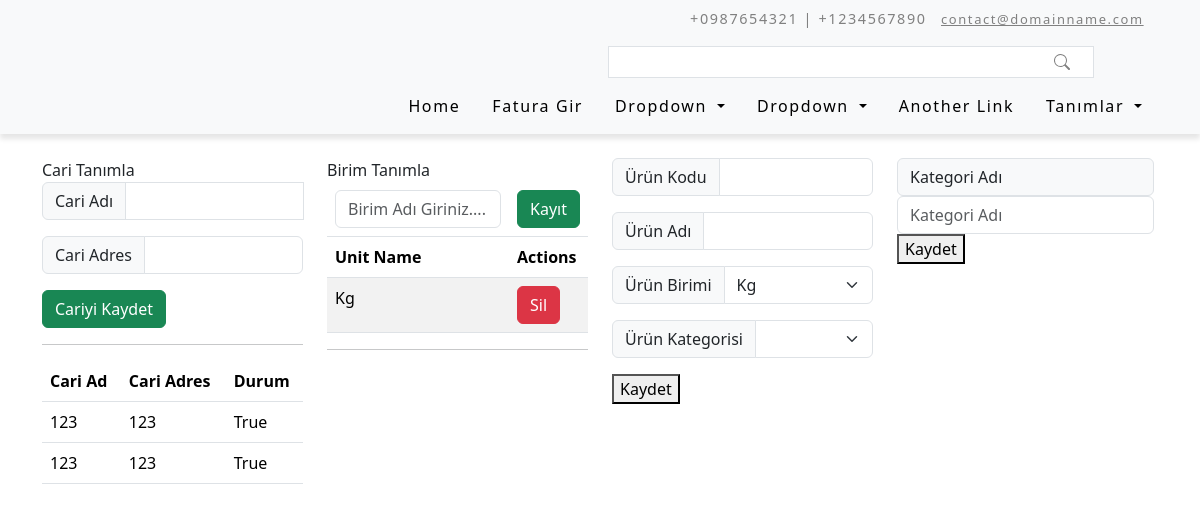
The app's page /, older data.
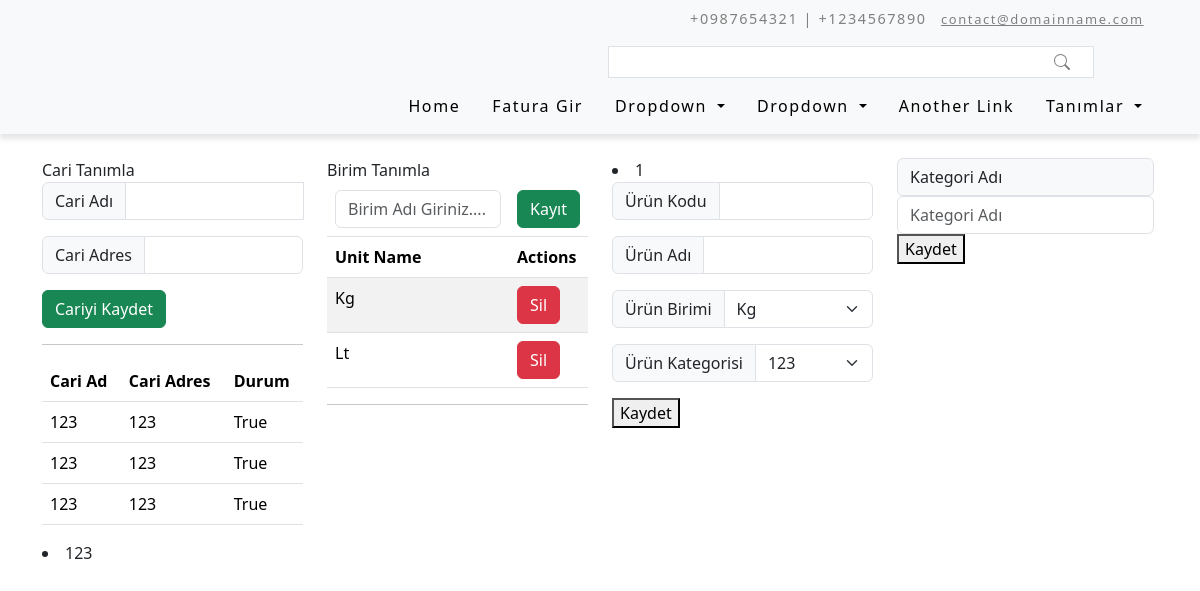
The same page, newer data.
### stock/models.py (models this page shows, shortened)
class Seller(models.Model):
    name = models.CharField(max_length=255)
    address = models.CharField(max_length=255)
    receivable = models.DecimalField(max_digits=10, decimal_places=2,null=True,blank=True)
    debt = models.DecimalField(max_digits=10, decimal_places=2,null=True,blank=True)
    status = models.BooleanField(default=True)

class Unit(models.Model):
    unit_name = models.CharField(max_length=10)

class Product(models.Model):
    code = models.IntegerField()
    name = models.CharField(max_length=255)
    unit = models.ForeignKey(Unit,on_delete=models.DO_NOTHING)  # max_length biraz artırıldı
    category = models.ForeignKey(Category, on_delete=models.CASCADE)

class Category(models.Model):
    name = models.CharField(max_length=255)

### stock/views.py (the view)
# urls.py: path("", views.create_page,name="tanimlar"),
def create_page(request):
    products = Product.objects.all()
    unit_form = UnitForm()
    category_form = CategoryForm()
    seller_form = SellerForm()
    units = Unit.objects.all()
    sellers = Seller.objects.all()
    categories = Category.objects.all()
    product_form = ProductForm()
    existing_seller_names = [seller.name for seller in sellers]
    existing_category_names = [category.name for category in categories]
    context = {
        'products':products,
        'existing_category_names':existing_category_names,
        'categories':categories,
        'product_form':product_form,
        'category_form':category_form,
        'sellers': sellers,
        'seller_form': seller_form,
        'units': units,
        'unit_form': unit_form,
        'existing_seller_names': existing_seller_names,
    }
    return render(request, 'create_page.html', context)

### stock/forms.py
class ProductForm(forms.ModelForm):
    class Meta:
        model = Product
        fields = ['code', 'name', 'unit', 'category']

class CategoryForm(forms.ModelForm):
    class Meta:
        model = Category
        fields = ['name']

### stock/templates/create_page.html (shortened to what this page needs)
{% extends "base.html" %}
{% block content %}
<div class="container">
    <div class="row">
    <div class="col-lg-3">
        <label for="">Cari Tanımla</label>
        <form action="{% url "cari_olustur" %}" method="POST">
                <div class="input-group mb-3">
                    <span class="input-group-text" id="basic-addon1">Cari Adı</span>
                    <input type="text" name="seller_name" class="form-control">
            </div>
            <div class="input-group mb-3">
                <span class="input-group-text" id="basic-addon1">Cari Adres</span>
                <input type="text" name="seller_name" class="form-control">
        </div>
          <button type="submit" class="btn btn-success">Cariyi Kaydet</button>
        </form>
        <hr>
        <table class="table">
            <thead>
              <tr>
                <th scope="col">Cari Ad</th>
                <th scope="col">Cari Adres</th>
                <th scope="col">Durum</th>
              </tr>
            </thead>
            <tbody>
                {% for seller in sellers  %}
              <tr>
                <td>{{seller.name}}</td>
                <td>{{seller.address}}</td>
                <td>{{seller.status}}</td>
              </tr>
              {% endfor %}
            </tbody>
          </table>
    </div>
    <div class="col-lg-3">
        <label for="">Birim Tanımla</label>
        <table class="table table-striped">
            <thead>
                <tr>
                    <th>
                        <form action="{% url "birim_olustur" %}" method = "POST">
                        <div class="input-group">
                            <input type="text" name="unit_name" class="form-control" placeholder="Birim Adı Giriniz...." aria-label="Username" aria-describedby="basic-addon1">
                          </div>
                    </th>
                    <th>
                        <button type="submit" class="btn btn-success">Kayıt</button>
                    </th>
                </tr>
            </thead>
            <thead>
                <tr>
                    <th>Unit Name</th>
                    <th>Actions</th>
                </tr>
            </thead>
            <tbody>
                {% for unit in units %}
                <tr>
                    <td>{{ unit.unit_name }}</td>
                    <td>
                        <form action="{% url 'birim_sil' unit.id %}" method="POST" style="display:inline;">
                            <button type="submit" class="btn btn-danger">Sil</button>
                        </form>
                    </td>
                </tr>
                {% endfor %}
            </tbody>
        </table>
        <hr>
    </div>
    <div class="col-lg-3">
        {% for product in products  %}
        <li>
            {{product.id}}
        </li>
        {% endfor %}
        <form action="{% url "urun_olustur" %}" method="POST">
        <div class="input-group mb-3">
            <span class="input-group-text" id="basic-addon1">Ürün Kodu</span>
            <input type="text" name="product_code" class="form-control" aria-label="Username" aria-describedby="basic-addon1">
          </div>
          <div class="input-group mb-3">
            <span class="input-group-text" id="basic-addon1">Ürün Adı</span>
            <input type="text" name="product_name" class="form-control" aria-label="Username" aria-describedby="basic-addon1">
          </div>
          <div class="input-group mb-3">
            <span class="input-group-text" id="basic-addon1">Ürün Birimi</span>
            <select name="product_unit" class="form-select" aria-label="Default select example">
                {% for unit in units  %}
                <option value="{{unit.id}}">{{unit.unit_name}}</option>
                {% endfor %}
              </select>
          </div>
          <div class="input-group mb-3">
            <span class="input-group-text" id="basic-addon1">Ürün Kategorisi</span>
            <select name="product_category" class="form-select" aria-label="Default select example">
                {% for category in categories  %}
                <option value="{{category.id}}">{{category.name}}</option>
                {% endfor %}
              </select>
          </div>
          <button type="submit">Kaydet</button>
    </div>
    <div class="col-lg-3">
        <div class="input-group mb-3">
            <form action="{% url "kategori_olustur" %}" method="POST">
            <span class="input-group-text" id="basic-addon1">Kategori Adı</span>
            <input type="text" class="form-control" name="category_name" placeholder="Kategori Adı" aria-label="Username" aria-describedby="basic-addon1">
          <button type="submit">Kaydet</button>
          </div>
    </div>
    {% for category in categories  %}
    <li>
        {{category.name}}
    </li>
    {% endfor %}
</div>
</div>
{% endblock content %}

### stock/templates/base.html (shortened to what this page needs)
<!doctype html>
<html lang="en">
  <head>
    <link href="https://cdn.jsdelivr.net/npm/bootstrap@5.3.3/dist/css/bootstrap.min.css" rel="stylesheet">
    <link href="https://cdn.jsdelivr.net/npm/select2@4.1.0-rc.0/dist/css/select2.min.css" rel="stylesheet" />
    <link href="https://cdn.jsdelivr.net/npm/select2@4.1.0-beta.1/dist/css/select2.min.css" rel="stylesheet" />
  </head>
  <body>
    {% include "_navbar.html" %}
    {% block content %}
    {% endblock content %}
  </body>
</html>

### stock/templates/_navbar.html (shortened to what this page needs)
<nav class="navbar navbar-expand-md bg-body-tertiary mb-4">
    <div class="container-xl">
      <div class="collapse navbar-collapse" id="navbarSupportedContent">
        <ul class="navbar-nav ms-auto mb-2 mb-lg-0">
          <li class="nav-item">
            <a class="nav-link active" aria-current="page" href="#">Home</a>
          </li>
          <li class="nav-item">
            <a class="nav-link" href="{% url "fatura_olustur" %}">Fatura Gir</a>
          </li>
          <li class="nav-item dropdown">
            <a class="nav-link dropdown-toggle" href="#" role="button" data-bs-toggle="dropdown" aria-expanded="false">
              Dropdown
            </a>
          </li>
          <li class="nav-item dropdown">
            <a class="nav-link dropdown-toggle" href="#" role="button" data-bs-toggle="dropdown" aria-expanded="false">
              Dropdown
            </a>
          </li>
          <li class="nav-item">
            <a class="nav-link">Another Link</a>
          </li>
          <li class="nav-item dropdown">
            <a class="nav-link dropdown-toggle" href="#" role="button" data-bs-toggle="dropdown" aria-expanded="false">
              Tanımlar
            </a>
          </li>
        </ul>
        <div class="search-and-icons">
          <form class="d-flex mb-2 me-2" role="search">
            <input class="form-control me-2" type="search" aria-label="Search">
          </form>
        </div>
        <div class="contact-info d-md-flex">
          <p>+0987654321 | +1234567890 </p>
          <p><a href="mailto:">contact@domainname.com</a></p>
        </div>
      </div>
    </div>
  </nav>

### stock/templates/base.html (style rules this page uses)
.navbar { box-shadow: 0 5px 5px rgba(0, 0, 0, 0.1); }
.navbar .navbar-nav .nav-link { color: #000; }
@media screen and (min-width: 1024px) { .navbar { letter-spacing: 0.1em; } }
@media screen and (min-width: 1024px) { .navbar .navbar-nav .nav-link { padding: 0.5em 1em; } }
@media screen and (min-width: 1024px) { .search-and-icons { width: 50%; } }
@media screen and (min-width: 1024px) { .search-and-icons form { flex: 1; } }
@media screen and (min-width: 768px) { .navbar .navbar-collapse { display: flex; flex-direction: column-reverse; align-items: flex-end; } }
@media screen and (min-width: 768px) { .search-and-icons { display: flex; align-items: center; } }
.search-and-icons form input { border-radius: 0; height: 2em; }
.contact-info p, .contact-info a { font-size: 0.9em; padding-right: 1em; color: grey; }
.contact-info a { padding-right: 0; }

Row changes from the older to the newer data that the page shows:
added Seller: name "123", address "123", status "True"
added Unit: unit_name "Lt"
added Product: id "1"
added Category: name "123"
Text that changed along with them:
form field product_category: (not shown) → "123"
